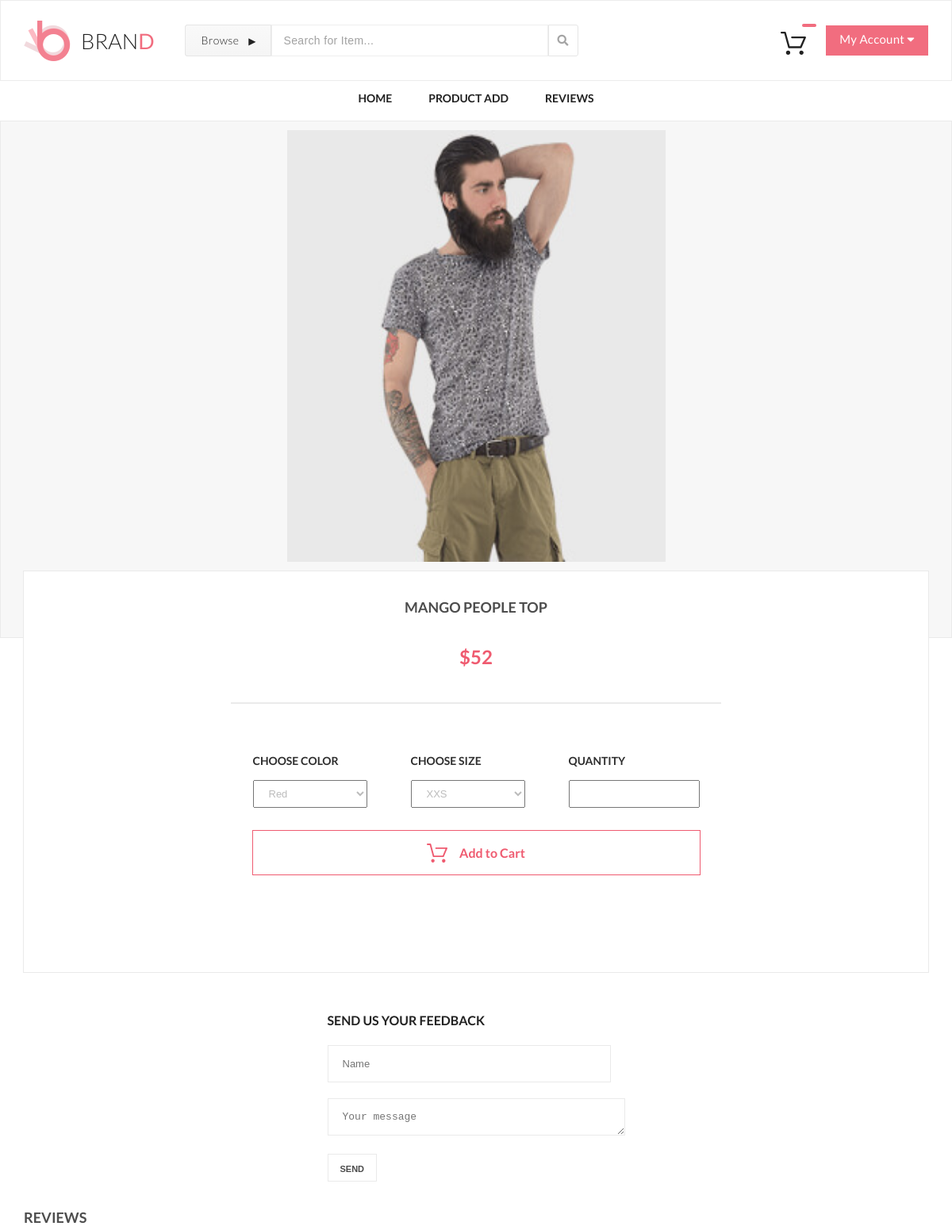
/?id=4&pages=singleProduct, run on the app's committed database.
### tables this page shows
CREATE TABLE `gallery` (
  `id` int(11) NOT NULL,
  `address` varchar(30) NOT NULL COMMENT 'путь к картинке',
  `name` varchar(40) NOT NULL DEFAULT 'Mango People T-shirt' COMMENT 'название товара',
  `price` decimal(10,0) NOT NULL,
  `count` int(11) NOT NULL DEFAULT 0 COMMENT 'Количество просмотров'
);

### public/index.php (called while the page is built, shortened)
<?php
include ("../all/L7/main.php");

### all/config.php (called while the page is built, shortened)
<?php
function connect()
{
    static $link;
    if (empty($link)) {
        $link = mysqli_connect("localhost", "root", "", "gbphp");
    }
    return $link;
}

### all/pages/singleProductPage.php (the view, shortened to what this page needs)
<?php
function index()
{
    $id = $_GET["id"];
    $sql = "SELECT id, address, name, price FROM gallery WHERE id = '$id'";
    $res = mysqli_query(connect(), $sql);
    $row = mysqli_fetch_assoc($res);
    $html = <<<php
      <section class="single-product-box">
            <div class="single-product">
                <img class="img-product" src="{$row['address']}" alt="product">
            </div>
            <div class="box-details-single-product">
                <div class="container details-single-product">
                    <div class="container-single-product">
                        <h3 class="name-product">{$row['name']}</h3>
                        <p class="price">\${$row['price']}</p>
                        <hr class="hr">
                        <div class="choose">
                            <div class="choose-box">
                                <h4 class="choose-title">CHOOSE COLOR</h4>
                                <select class="text-choose" name="color" id="">
                                    <option>Red</option>
                                </select>
                            </div>
                            <div class="choose-box">
                                <h4 class="choose-title">CHOOSE SIZE</h4>
                                <select class="text-choose" name="size" id="">
                                    <option>XXS</option>
                                </select>
                            </div>
                            <div class="choose-box">
                                <h4 class="choose-title">QUANTITY</h4>
                                <input class="input-field" type="number" min="0" value="iwu">
                            </div>
                        </div>
                        <div class="box-button-add">
                            <a href="#" class="button-add"> <img class="img-cart-pink" src="img/cart-pink.svg"
                                                                 alt="cart">Add to&nbsp;Cart</a>
                        </div>
                    </div>
                </div>
            </div>
        </section>
        <div class="feedback-block">
            <div class="feedback-new">
                <div>
                    <h2 class="shopping-cart-forms-text">Send Us Your Feedback</h2>
                    <form method="post" action="?pages=singleProduct&func=sendFeedback">
                        <input class="shopping-cart-forms-input shopping-cart-forms-input_width"
                               placeholder="Name" type="text" name="name">
                        <textarea class="shopping-cart-forms-input textarea_size" placeholder="Your message"
                                  name="text"></textarea>
                        <input type="hidden" value="{$row['id']}" name="id_product">
                        <input class="button-black shopping-cart-forms-button_size modal_size" type="submit" value="SEND">
                    </form>
                </div>
            </div>
            <div class="container">
                <h2 class="name-product name-product_margin">Reviews</h2>
                $feedback
            </div>
        </div>
php;
    return $html;
}

### data on the page
gallery: address (picture), name "MANGO PEOPLE TOP", price "52"
